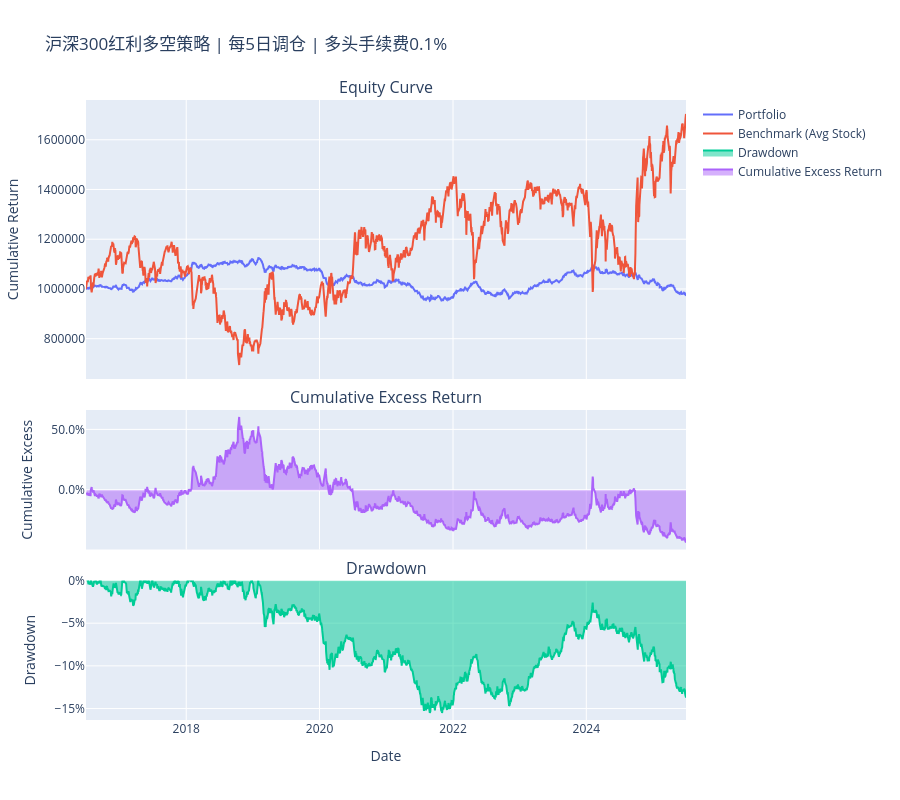

Notebook source saved alongside this figure:
### Code cell
import warnings
from util import *

warnings.filterwarnings("ignore")

# ===================== 红利多空策略 回测配置 =====================
CONFIG = {
    "INITIAL_CASH": 1_000_000,       # 初始资金
    "START_DATE": "2016-07-01",      # 回测开始日期
    "END_DATE": "2025-06-30",        # 回测结束日期
    "REBALANCE_FREQ": 5,             # 调仓频率（每N个选股日）
    "PRICE_FILE": "data/eod_prices.parquet",    # 价格文件路径
    "SELECTION_FILE": "records/industry_selection.parquet", # 多空选股文件
    "LONG_FEE_RATE": 0.001,          # 多头交易手续费（0.1%）
    "SHORT_TRADE_FEE_RATE": 0.000,   # 空头交易手续费（0.2%）
    "SHORT_FINANCING_RATE": 0.000     # 空头融券年化利率（8%）
}

# ===================== 执行多空策略回测 =====================
# 严格匹配 backtest_long_short 函数参数格式
portfolio_ser, benchmark_ser, metrics = backtest_long_short(
    initial_cash=CONFIG["INITIAL_CASH"],
    start_date=CONFIG["START_DATE"],
    end_date=CONFIG["END_DATE"],
    rebalance_freq=CONFIG["REBALANCE_FREQ"],
    price_file=CONFIG["PRICE_FILE"],
    selection_file=CONFIG["SELECTION_FILE"],
    long_fee_rate=CONFIG["LONG_FEE_RATE"],
    short_trade_fee_rate=CONFIG["SHORT_TRADE_FEE_RATE"],
    short_financing_rate=CONFIG["SHORT_FINANCING_RATE"]
)

# ===================== 输出绩效指标 =====================
print("\n==================== 沪深300红利多空策略 绩效指标 ====================")
for k, v in metrics.items():
    print(f"{k}: {v:.4f}")

# ===================== 绘制回测图表 =====================
plot_results(
    portfolio_values=portfolio_ser,
    benchmark_values=benchmark_ser,
    title=f'沪深300红利多空策略 | 每{CONFIG["REBALANCE_FREQ"]}日调仓 | 多头手续费{CONFIG["LONG_FEE_RATE"]*100:.1f}%',
    plot_excess=True
)

### Figure 1 — Plotly figure (JSON) as saved in the notebook; plotly's stock layout.template omitted (floating-point values rounded to 4 significant figures; data arrays with more than 128 entries replaced by an {"elided": "..."} marker saying what was removed)
{"data": [{"mode": "lines", "name": "Portfolio", "type": "scatter", "x": {"elided": "2184 str values"}, "xaxis": "x", "y": {"elided": "2184 float values"}, "yaxis": "y"}, {"mode": "lines", "name": "Benchmark (Avg Stock)", "type": "scatter", "x": {"elided": "2184 str values"}, "xaxis": "x", "y": {"elided": "2184 float values"}, "yaxis": "y"}, {"fill": "tozeroy", "mode": "lines", "name": "Drawdown", "type": "scatter", "x": {"elided": "2183 str values"}, "xaxis": "x3", "y": {"elided": "2183 float values"}, "yaxis": "y3"}, {"fill": "tozeroy", "mode": "lines", "name": "Cumulative Excess Return", "type": "scatter", "x": {"elided": "2183 str values"}, "xaxis": "x2", "y": {"elided": "2183 float values"}, "yaxis": "y2"}], "layout": {"annotations": [{"font": {"size": 16}, "showarrow": false, "text": "Equity Curve", "x": 0.5, "xanchor": "center", "xref": "paper", "y": 1, "yanchor": "bottom", "yref": "paper"}, {"font": {"size": 16}, "showarrow": false, "text": "Cumulative Excess Return", "x": 0.5, "xanchor": "center", "xref": "paper", "y": 0.5, "yanchor": "bottom", "yref": "paper"}, {"font": {"size": 16}, "showarrow": false, "text": "Drawdown", "x": 0.5, "xanchor": "center", "xref": "paper", "y": 0.225, "yanchor": "bottom", "yref": "paper"}], "height": 800, "hovermode": "x unified", "showlegend": true, "title": {"text": "沪深300红利多空策略 | 每5日调仓 | 多头手续费0.1%"}, "xaxis": {"anchor": "y", "domain": [0, 1], "matches": "x3", "showticklabels": false}, "xaxis2": {"anchor": "y2", "domain": [0, 1], "matches": "x3", "showticklabels": false}, "xaxis3": {"anchor": "y3", "domain": [0, 1], "title": {"text": "Date"}}, "yaxis": {"anchor": "x", "domain": [0.55, 1], "tickformat": ".0f", "title": {"text": "Cumulative Return"}}, "yaxis2": {"anchor": "x2", "domain": [0.275, 0.5], "tickformat": ".1%", "title": {"text": "Cumulative Excess"}}, "yaxis3": {"anchor": "x3", "domain": [0, 0.225], "tickformat": ".0%", "title": {"text": "Drawdown"}}}}
